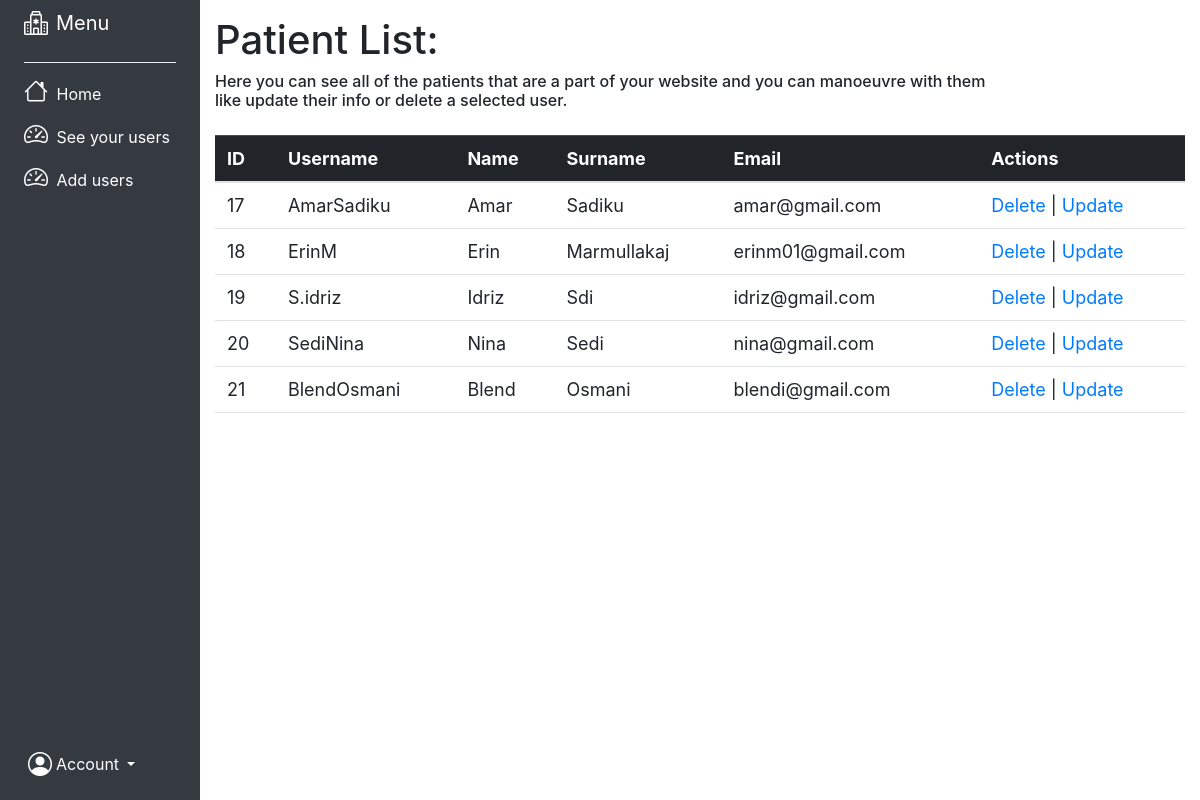
The app's page /dashboardP.php, older data.
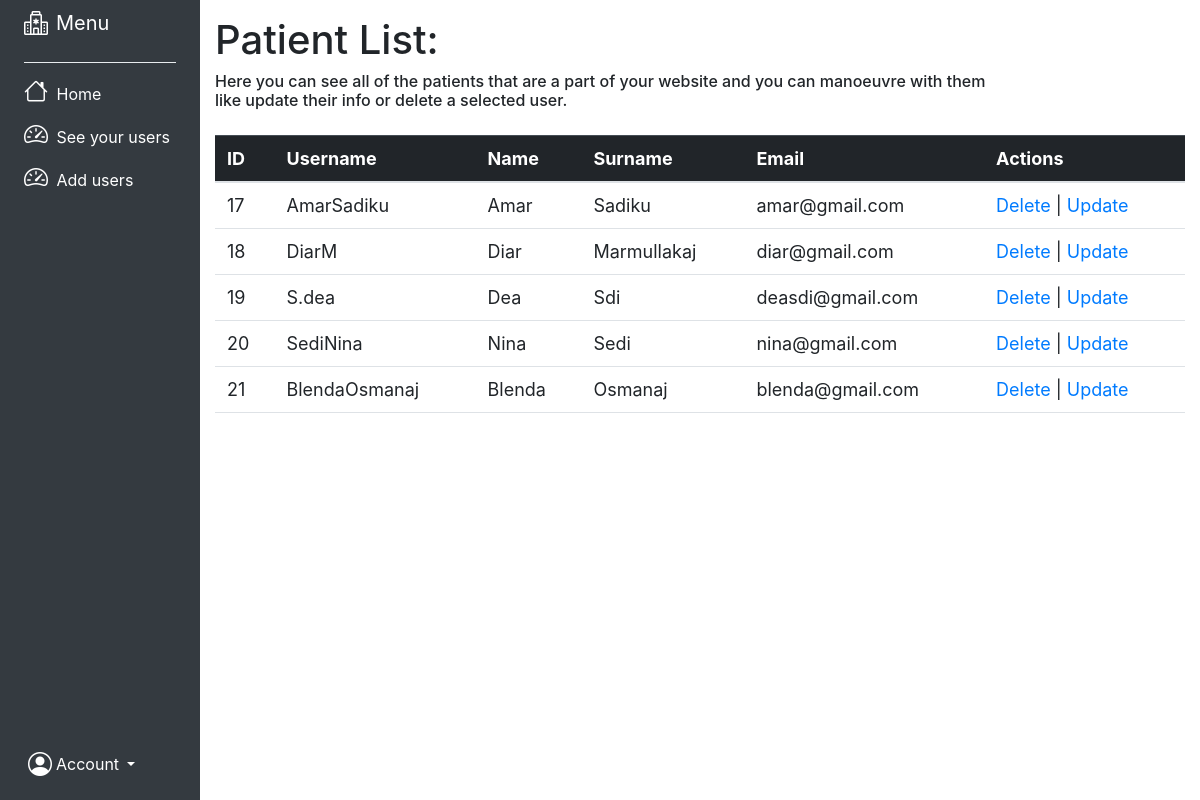
The same page, newer data.
### tables this page shows
CREATE TABLE `patient` (
  `id` int(15) NOT NULL,
  `name` varchar(45) NOT NULL,
  `surname` varchar(45) NOT NULL,
  `username` varchar(45) NOT NULL,
  `email` varchar(35) NOT NULL,
  `password` varchar(25) NOT NULL
);

### dashboardP.php (the view, shortened to what this page needs)
<?php include("header2.php"); ?>
<!DOCTYPE html>
<html lang="en">
<head>
</head>
<body>
<div class="container-fluid">
    <div class="row flex-nowrap">
        <div class="col-auto col-md-3 col-xl-2 px-sm-2 px-0 bg-dark">
            <div class="d-flex flex-column align-items-center align-items-sm-start px-3 pt-2 text-white min-vh-100">
                <a href="/" class="d-flex align-items-center pb-3 mb-md-0 me-md-auto text-white text-decoration-none text-white">
                <i class="fs-4 bi-hospital me-2"></i><span class="fs-5 d-none d-sm-inline">Menu</span>
                </a>
                <hr class="dropdown-divider custom-divider">
                <ul class="nav nav-pills flex-column mb-sm-auto mb-0 align-items-center align-items-sm-start" id="menu">
                    <li class="nav-item">
                        <a href="SidebarA.php" class="nav-link align-middle px-0 text-white">
                            <i class="fs-4 bi-house"></i> <span class="ms-1 d-none d-sm-inline">Home</span>
                        </a>
                    </li>
                    <li>
                        <a href="#submenu2" data-bs-toggle="collapse" class="nav-link px-0 align-middle text-white">
                            <i class="fs-4 bi-speedometer2"></i> <span class="ms-1 d-none d-sm-inline">See your users</span> </a>
                    </li>
                    <li>
                        <a href="#submenu2" data-bs-toggle="collapse" class="nav-link px-0 align-middle text-white">
                            <i class="fs-4 bi-speedometer2"></i> <span class="ms-1 d-none d-sm-inline">Add users</span> </a>
                    </li>
                </ul>
                <div class="dropdown pb-4">
                <a href="#" class="d-flex align-items-center text-white text-decoration-none dropdown-toggle" id="dropdownUser1" data-bs-toggle="dropdown" aria-expanded="false">
                    <i class="fs-4 ms-1 bi-person-circle"></i>
                        <span class="d-none d-sm-inline mx-1">Account</span>
                    </a>
                </div>
            </div>
            </div>
			<div class="col py-3">
			<h1>Patient List:</h1>
			<h6>Here you can see all of the patients that are a part of your website and you can manoeuvre with them <br> like update their info or delete a selected user.</h6>
			<?php
		include_once('config.php');
		include('header.php');
		$getUsers = $conn->prepare("SELECT * FROM patient");
		$getUsers->execute();
		$users = $getUsers->fetchAll();
	 ?>
<table class="table">
	<thead class="table-dark">
		<tr>
			<th>ID</th>
			<th>Username</th>
			<th>Name</th>
			<th>Surname</th>
			<th>Email</th>
			<th>Actions</th>
		</tr>
	</thead>
	<tbody>
		<?php foreach ($users as $user): ?>
			<tr>
				<td><?= htmlspecialchars($user['id']) ?></td>
				<td><?= htmlspecialchars($user['username']) ?></td>
				<td><?= htmlspecialchars($user['name']) ?></td>
				<td><?= htmlspecialchars($user['surname']) ?></td>
				<td><?= htmlspecialchars($user['email']) ?></td>
				<td>
					<a href="deleteP.php?id=<?= $user['id'] ?>">Delete</a> |
					<a href="editP.php?id=<?= $user['id'] ?>">Update</a>
				</td>
			</tr>
		<?php endforeach; ?>
	</tbody>
</table>
</div>
</div>
</body>
</html>

### header2.php
<link rel="stylesheet" href="https://cdn.jsdelivr.net/npm/bootstrap-icons@1.11.3/font/bootstrap-icons.min.css">
<link href="https://cdn.jsdelivr.net/npm/bootstrap@5.3.0/dist/css/bootstrap.min.css" rel="stylesheet">

### header.php
<link rel="stylesheet" href="css/bootstrap.css">
<link rel="stylesheet" href="css/main.css">

### css/main.css (style rules this page uses)
html, .login, .signup { height: 100vh; }

### dashboardP.php (style rules this page uses)
.custom-divider { border-top: 0.25px solid gray; width: 100%; }
table { width: 100%; border-collapse: collapse; padding-right: 10px; margin: 25px 0; font-size: 18px; text-align: left; }
th, td { padding: 12px; }
th { background-color: #f2f2f2; }
a { color: #3498db; text-decoration: none; }

Row changes from the older to the newer data that the page shows:
changed patient "Marmullakaj": username "ErinM" → "DiarM"; name "Erin" → "Diar"; email "erinm01@gmail.com" → "diar@gmail.com"
changed patient "Sdi": username "S.idriz" → "S.dea"; name "Idriz" → "Dea"; email "idriz@gmail.com" → "deasdi@gmail.com"
changed patient id 21: username "BlendOsmani" → "BlendaOsmanaj"; name "Blend" → "Blenda"; surname "Osmani" → "Osmanaj"; email "blendi@gmail.com" → "blenda@gmail.com"
